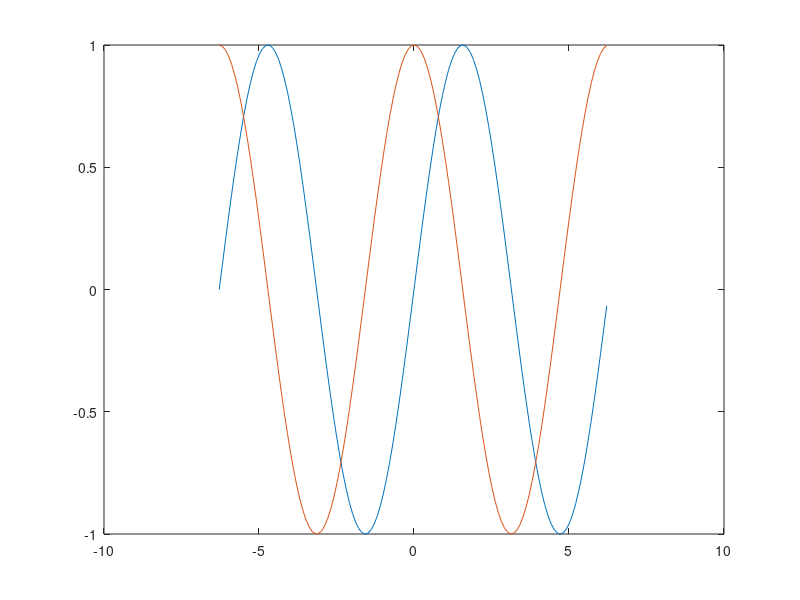

Here is the MATLAB script that generated this plot:
% exemple grafics
x = -2*pi:0.1:2*pi; %a:b:c generar de a->c incrementant de b en b
y = sin(x);
z = cos(x);
plot(x,y,x,z);